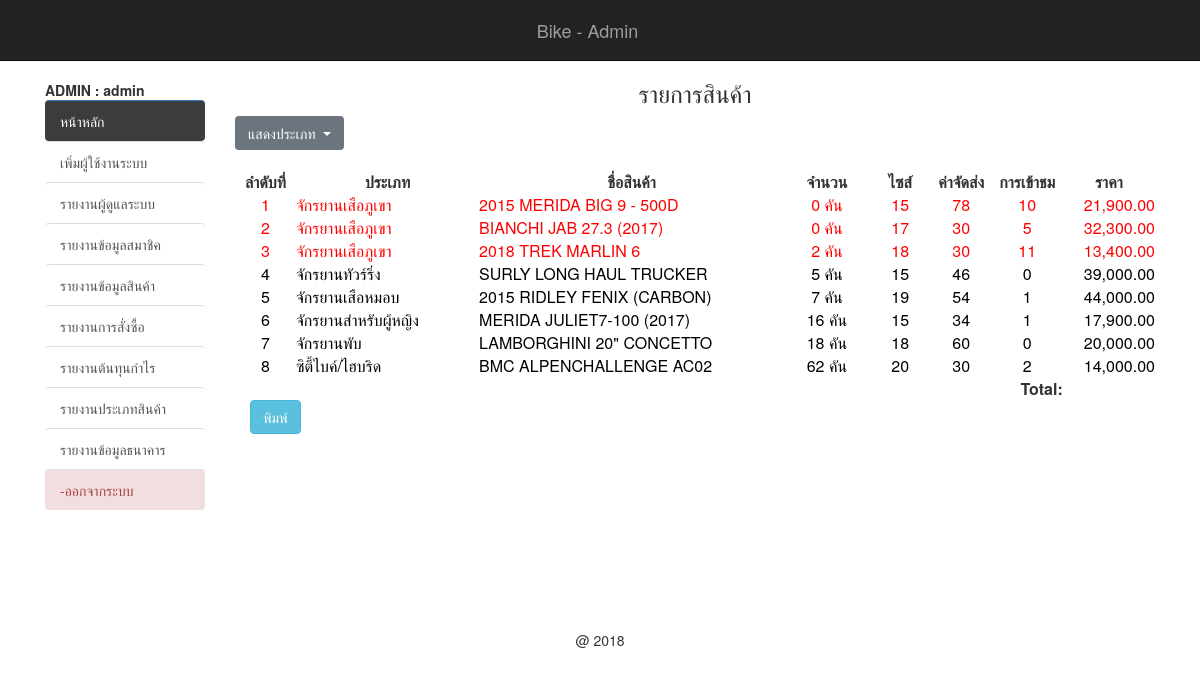
Page /backend/report_all_prd.php?all=all (signed in) on the committed database.
### tables this page shows
CREATE TABLE `tbl_product` (
  `p_id` int(11) NOT NULL,
  `t_id` int(11) NOT NULL,
  `p_name` varchar(200) NOT NULL,
  `p_size` varchar(11) NOT NULL,
  `p_detial` text NOT NULL,
  `p_price_a` float(10,2) NOT NULL,
  `p_price` float(10,2) NOT NULL,
  `p_unit` varchar(20) NOT NULL,
  `p_img1` varchar(200) NOT NULL,
  `p_img2` varchar(100) DEFAULT NULL,
  `p_view` int(11) NOT NULL,
  `p_qty` int(11) DEFAULT NULL,
  `p_ems` int(50) NOT NULL,
  `date_save` timestamp NOT NULL DEFAULT CURRENT_TIMESTAMP
);

CREATE TABLE `tbl_type` (
  `t_id` int(11) NOT NULL,
  `t_name` varchar(100) NOT NULL
);

### backend/mm.php (called while the page is built, shortened)
<?php require_once('../Connections/condb.php'); ?>
<?php
$colname_mm = "-1";
if (isset($_SESSION['MM_admin'])) {
  $colname_mm = $_SESSION['MM_admin'];
}
$query_mm = sprintf("SELECT * FROM tbl_admin WHERE admin_user = %s", GetSQLValueString($colname_mm, "text"));
$mm = mysql_query($query_mm, $condb) or die(mysql_error());
$row_mm = mysql_fetch_assoc($mm);
?>

### backend/report_all_prd.php (the view, shortened to what this page needs)
<link rel="stylesheet" href="https://maxcdn.bootstrapcdn.com/bootstrap/4.0.0/css/bootstrap.min.css">
<?php require_once('../Connections/condb.php'); ?>
<?php
if (!function_exists("GetSQLValueString")) {
  function GetSQLValueString($theValue, $theType, $theDefinedValue = "", $theNotDefinedValue = "")
  {
    $theValue = function_exists("mysql_real_escape_string") ? mysql_real_escape_string($theValue) : mysql_escape_string($theValue);
    switch ($theType) {
      case "text":
      $theValue = ($theValue != "") ? "'" . $theValue . "'" : "NULL";
      break;
    }
    return $theValue;
  }
}
$t_id = $_GET['t_id'];
if ($_GET['all'] == 'all') {
  $query_prd = sprintf("
    SELECT * FROM tbl_product as p, tbl_type as t
    WHERE p.t_id = t.t_id and t.t_id = p.t_id order by p.p_qty asc");
}elseif ( $_GET['t_id'] <> '') {
  $query_prd = sprintf("
    SELECT * FROM tbl_product as p, tbl_type as t
    WHERE p.t_id = t.t_id and p.t_id = '$t_id' order by p.p_qty asc");
}
$prd = mysql_query($query_prd, $condb) or die(mysql_error());
$row_prd = mysql_fetch_assoc($prd);
$totalRows_prd = mysql_num_rows($prd);
?>
<!DOCTYPE html>
<html lang="en">
<head>
  <?php include('h.php');?>
  <?php include('datatable.php');?>
</head>
<body>
  <div class="container">
    <div class="row">
     <?php include('banner.php');?>
   </div>
   <div class="row">
     <div class="col-md-2">
      <br>
      <?php include('menu.php');?>
    </div>
    <div class="col-md-10">
    <h3 align="center"> รายการสินค้า  </h3>
    <div class="dropdown" id="hp">
      <button class="btn btn-secondary dropdown-toggle" type="button" id="dropdownMenuButton" data-toggle="dropdown" aria-haspopup="true" aria-expanded="false">
        แสดงประเภท
      </button>
    </div>
    <br>
    <table width="100%" border="0" cellspacing="0" class="display" id="example3">
      <thead>
        <tr>
          <th width="5%">ลำดับที่</th>
          <th width="15%">ประเภท</th>
          <th width="25%">ชื่อสินค้า</th>
          <th width="7%">จำนวน</th>
          <th width="5%">ไซส์</th>
          <th width="5%">ค่าจัดส่ง</th>
          <th width="5%">การเข้าชม</th>
          <th width="7%">ราคา</th>
        </tr>
      </thead>
      <tbody>
        <?php if($totalRows_prd>0){?>
          <?php
          $i = 1;
          do { ?>
            <?php
            $c = 'black';
            if ($row_prd['p_qty'] < 4):
             $c = 'red';
           endif ?>
           <tr>
            <td align="center" valign="top">
              <font color="<?php echo $c; ?>"><?php echo $i; ?></font></td>
              <td valign="top">
                <font color="<?php echo $c; ?>"><?php echo $row_prd['t_name']; ?></font></td>
                <td valign="top">
                  <font color="<?php echo $c; ?>"><?php echo $row_prd['p_name']; ?></font>
                </td>
                <td align="center" valign="top">
                  <font color="<?php echo $c; ?>">
                   <?php echo $row_prd['p_qty']; ?></font>
                   <font color="<?php echo $c; ?>">
                     <?php echo $row_prd['p_unit'];?></font>
                   </td>
                   <td align="center" valign="top">
                    <font color="<?php echo $c; ?>">
                      <?php echo $row_prd['p_size'];?></font>
                    </td>
                    <td align="center" valign="top">
                      <font color="<?php echo $c; ?>">
                        <?php echo $row_prd['p_ems'];?></font>
                      </td>
                      <td align="center" valign="top">
                        <font color="<?php echo $c; ?>">
                          <?php echo $row_prd['p_view'];?></font>
                        </td>
                        <td align="right" valign="top">
                          <font color="<?php echo $c; ?>">
                            <?php echo number_format($row_prd['p_price'],2); ?></font></td>
                          </tr>
                          <?php
                          $i += 1;
                        } while ($row_prd = mysql_fetch_assoc($prd)); ?>
                      <?php } ?>
                    </tbody>
                    <tfoot>
                      <tr>
                        <th></th>
                        <th></th>
                        <th></th>
                        <th></th>
                        <th></th>
                        <th></th>
                        <th style="text-align:right">Total:</th>
                        <th></th>
                      </tr>
                    </tfoot>
                  </table>
                  <div class="col-md-2">
                    <input type="button" name="search" id="hp" value="พิมพ์" onclick="print()" class="btn btn-info" />
                  </div>
                </div>
              </div>
            </div>
          </body>
          </html>
          <?php include('f.php');?>

### backend/menu.php (shortened to what this page needs)
<?php include('mm.php');?>
<b id="hp">  ADMIN : <?php echo $row_mm['admin_name'];?></b>
<br />
<ul class="list-group list-group-flush" id="hp">
	<il><a href="index.php" class="list-group-item active"  style="background-color: #3c3c3c">หน้าหลัก</a></il>
	<?php
	if ($row_mm['status'] == 'admin') { ?>
		<il><a href="adduser_admin.php" class="list-group-item">เพิ่มผู้ใช้งานระบบ</a></il>
		<il><a href="list_admin.php" class="list-group-item">รายงานผู้ดูแลระบบ</a></il>
		<il><a href="list_member.php" class="list-group-item">รายงานข้อมูลสมาชิค</a></il>
		<il><a href="report_all_prd.php?all=all" class="list-group-item">รายงานข้อมูลสินค้า</a></il>
		<il><a href="report_order.php" class="list-group-item">รายงานการสั่งซื้อ</a></il>
		<il><a href="report_best.php" class="list-group-item">รายงานต้นทุนกำไร</a></il>
		<il><a href="report_all_type.php" class="list-group-item">รายงานประเภทสินค้า</a></il>
		<il><a href="report_all_bank.php" class="list-group-item">รายงานข้อมูลธนาคาร</a></il>
		<il><a href="logout_admin.php" class="list-group-item list-group-item-danger">-ออกจากระบบ</a></il>
<?php } ?>
</ul>

### css/style.css (style rules this page uses)
th { text-align:center; }

### backend/report_all_prd.php (style rules this page uses)
th { white-space: nowrap; }

### rows in the picture
tbl_product: t.t_name "จักรยานเสือภูเขา", p_name "2015 MERIDA BIG 9 - 500D", p_qty "0", p_unit "คัน", p_size "15", p_ems "78", p_view "10", p_price "21,900.00"
tbl_product: t.t_name "จักรยานเสือภูเขา", p_name "BIANCHI JAB 27.3 (2017)", p_qty "0", p_unit "คัน", p_size "17", p_ems "30", p_view "5", p_price "32,300.00"
tbl_product: t.t_name "จักรยานเสือภูเขา", p_name "2018 TREK MARLIN 6", p_qty "2", p_unit "คัน", p_size "18", p_ems "30", p_view "11", p_price "13,400.00"
tbl_product: t.t_name "จักรยานทัวร์ริ่ง", p_name "SURLY LONG HAUL TRUCKER", p_qty "5", p_unit "คัน", p_size "15", p_ems "46", p_view "0", p_price "39,000.00"
tbl_product: t.t_name "จักรยานเสือหมอบ", p_name "2015 RIDLEY FENIX (CARBON)", p_qty "7", p_unit "คัน", p_size "19", p_ems "54", p_view "1", p_price "44,000.00"
tbl_product: t.t_name "จักรยานสำหรับผู้หญิง", p_name "MERIDA JULIET7-100 (2017)", p_qty "16", p_unit "คัน", p_size "15", p_ems "34", p_view "1", p_price "17,900.00"
tbl_product: t.t_name "จักรยานพับ", p_name "LAMBORGHINI 20\" CONCETTO", p_qty "18", p_unit "คัน", p_size "18", p_ems "60", p_view "0", p_price "20,000.00"
tbl_product: t.t_name "ซิตี้ไบค์/ไฮบริด", p_name "BMC ALPENCHALLENGE AC02", p_qty "62", p_unit "คัน", p_size "20", p_ems "30", p_view "2", p_price "14,000.00"

### other values in the picture
$row_mm['admin_name'] "admin"
